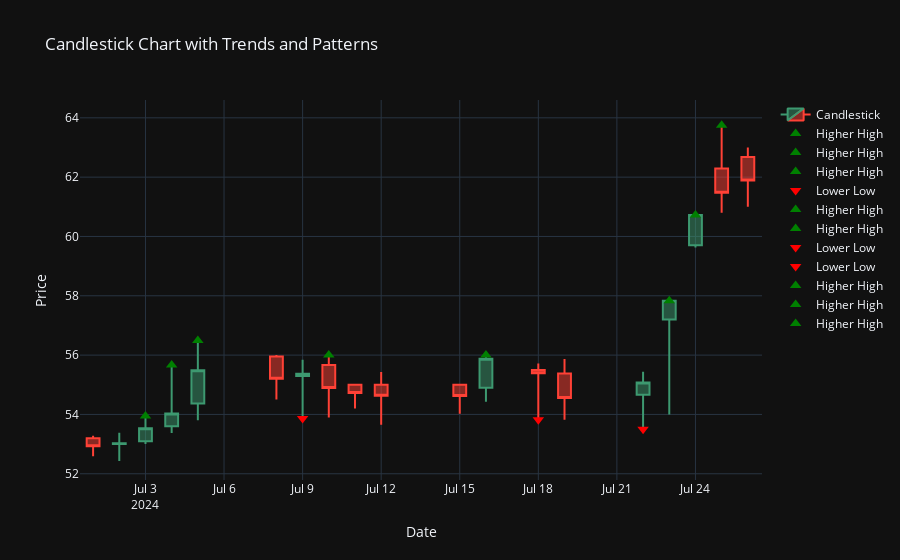

The notebook cell this image was saved under:
### Markdown cell above
# Trend Chart

### Code cell
import pandas as pd
import plotly.graph_objects as go

#One Stock
df = stock_data_df[(stock_data_df.Ticker=='SUZLON') & (stock_data_df.Date>='2024-07-01 00:00:00+05:30')].reset_index(drop=True)

# Ensure 'Date' column is in datetime format
df['Date'] = pd.to_datetime(df['Date'])

# Sort by date
df = df.sort_values('Date')

# Create the candlestick chart
fig = go.Figure(data=[go.Candlestick(
    x=df['Date'],
    open=df['Open'],
    high=df['High'],
    low=df['Low'],
    close=df['Close'],
    name='Candlestick'
)])

# Add traces for HH, LH, HL, LL (dummy example for illustration)
# Implement your own logic to detect these patterns
# Example for HH and LL (Replace with actual pattern logic)
for i in range(1, len(df)):
    if df['High'].iloc[i] > df['High'].iloc[i-1] and df['Low'].iloc[i] > df['Low'].iloc[i-1]:
        fig.add_trace(go.Scatter(
            x=[df['Date'].iloc[i]],
            y=[df['High'].iloc[i]],
            mode='markers',
            marker=dict(color='green', symbol='triangle-up', size=10),
            name='Higher High'
        ))
    elif df['High'].iloc[i] < df['High'].iloc[i-1] and df['Low'].iloc[i] < df['Low'].iloc[i-1]:
        fig.add_trace(go.Scatter(
            x=[df['Date'].iloc[i]],
            y=[df['Low'].iloc[i]],
            mode='markers',
            marker=dict(color='red', symbol='triangle-down', size=10),
            name='Lower Low'
        ))

# Add other traces and annotations as needed for LH, HL

# Update layout for better visualization
fig.update_layout(
    title='Candlestick Chart with Trends and Patterns',
    xaxis_title='Date',
    yaxis_title='Price',
    xaxis_rangeslider_visible=False,
    template='plotly_dark'
)

# Show the figure
fig.show()

### Figure 1 — Plotly figure (JSON) as saved in the notebook; plotly's stock layout.template omitted (floating-point values rounded to 4 significant figures)
{"data": [{"close": [52.93, 53.03, 53.53, 54.03, 55.49, 55.2, 55.37, 54.89, 54.72, 54.63, 54.62, 55.88, 55.39, 54.55, 55.08, 57.83, 60.72, 61.47, 61.89], "high": [53.28, 53.38, 53.95, 55.67, 56.49, 56, 55.84, 56, 55, 55.43, 55, 56, 55.72, 55.87, 55.44, 57.83, 60.72, 63.75, 63], "low": [52.59, 52.43, 53, 53.37, 53.8, 54.5, 53.86, 53.9, 54.2, 53.65, 54.02, 54.43, 53.82, 53.82, 53.5, 54, 59.63, 60.8, 61], "name": "Candlestick", "open": [53.2, 53, 53.1, 53.6, 54.37, 55.95, 55.3, 55.67, 55, 55, 55, 54.9, 55.5, 55.38, 54.66, 57.2, 59.7, 62.29, 62.68], "type": "candlestick", "x": ["2024-07-01T00:00:00+05:30", "2024-07-02T00:00:00+05:30", "2024-07-03T00:00:00+05:30", "2024-07-04T00:00:00+05:30", "2024-07-05T00:00:00+05:30", "2024-07-08T00:00:00+05:30", "2024-07-09T00:00:00+05:30", "2024-07-10T00:00:00+05:30", "2024-07-11T00:00:00+05:30", "2024-07-12T00:00:00+05:30", "2024-07-15T00:00:00+05:30", "2024-07-16T00:00:00+05:30", "2024-07-18T00:00:00+05:30", "2024-07-19T00:00:00+05:30", "2024-07-22T00:00:00+05:30", "2024-07-23T00:00:00+05:30", "2024-07-24T00:00:00+05:30", "2024-07-25T00:00:00+05:30", "2024-07-26T00:00:00+05:30"]}, {"marker": {"color": "green", "size": 10, "symbol": "triangle-up"}, "mode": "markers", "name": "Higher High", "type": "scatter", "x": ["2024-07-03T00:00:00+05:30"], "y": [53.95]}, {"marker": {"color": "green", "size": 10, "symbol": "triangle-up"}, "mode": "markers", "name": "Higher High", "type": "scatter", "x": ["2024-07-04T00:00:00+05:30"], "y": [55.67]}, {"marker": {"color": "green", "size": 10, "symbol": "triangle-up"}, "mode": "markers", "name": "Higher High", "type": "scatter", "x": ["2024-07-05T00:00:00+05:30"], "y": [56.49]}, {"marker": {"color": "red", "size": 10, "symbol": "triangle-down"}, "mode": "markers", "name": "Lower Low", "type": "scatter", "x": ["2024-07-09T00:00:00+05:30"], "y": [53.86]}, {"marker": {"color": "green", "size": 10, "symbol": "triangle-up"}, "mode": "markers", "name": "Higher High", "type": "scatter", "x": ["2024-07-10T00:00:00+05:30"], "y": [56]}, {"marker": {"color": "green", "size": 10, "symbol": "triangle-up"}, "mode": "markers", "name": "Higher High", "type": "scatter", "x": ["2024-07-16T00:00:00+05:30"], "y": [56]}, {"marker": {"color": "red", "size": 10, "symbol": "triangle-down"}, "mode": "markers", "name": "Lower Low", "type": "scatter", "x": ["2024-07-18T00:00:00+05:30"], "y": [53.82]}, {"marker": {"color": "red", "size": 10, "symbol": "triangle-down"}, "mode": "markers", "name": "Lower Low", "type": "scatter", "x": ["2024-07-22T00:00:00+05:30"], "y": [53.5]}, {"marker": {"color": "green", "size": 10, "symbol": "triangle-up"}, "mode": "markers", "name": "Higher High", "type": "scatter", "x": ["2024-07-23T00:00:00+05:30"], "y": [57.83]}, {"marker": {"color": "green", "size": 10, "symbol": "triangle-up"}, "mode": "markers", "name": "Higher High", "type": "scatter", "x": ["2024-07-24T00:00:00+05:30"], "y": [60.72]}, {"marker": {"color": "green", "size": 10, "symbol": "triangle-up"}, "mode": "markers", "name": "Higher High", "type": "scatter", "x": ["2024-07-25T00:00:00+05:30"], "y": [63.75]}], "layout": {"title": {"text": "Candlestick Chart with Trends and Patterns"}, "xaxis": {"rangeslider": {"visible": false}, "title": {"text": "Date"}}, "yaxis": {"title": {"text": "Price"}}}}
